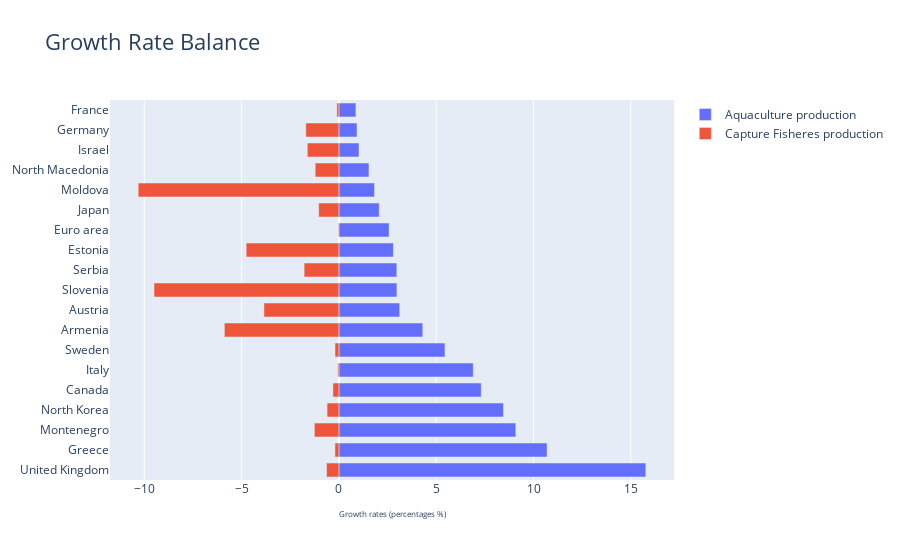

The notebook cell this image was saved under:
### Code cell
import plotly.graph_objects as gp
# Creating instance of the figure
fig = gp.Figure()

# Adding Male data to the figure
fig.add_trace(gp.Bar(y= result.index, x = result['Aquaculture production (metric tons)'],
					name = 'Aquaculture production',
					orientation = 'h'))

# Adding Female data to the figure
fig.add_trace(gp.Bar(y= result.index, x = result['Capture fisheries production (metric tons)'],
					name = 'Capture Fisheres production', orientation = 'h'))

# Updating the layout for our graph
fig.update_layout(title = 'Growth Rate Balance',
				title_font_size = 22, barmode = 'relative',
				bargap = 0.3, bargroupgap = 0,
				xaxis = dict(tickvals = [-20, -15, -10, -5, 0, 5, 10, 15, 20],	
							title = 'Growth rates (percentages %)',
							title_font_size = 8))

fig.show()

### Figure 1 — Plotly figure (JSON) as saved in the notebook; plotly's stock layout.template omitted (floating-point values rounded to 4 significant figures)
{"data": [{"name": "Aquaculture production", "orientation": "h", "type": "bar", "x": [15.77, 10.69, 9.09, 8.455, 7.312, 6.902, 5.449, 4.308, 3.124, 2.981, 2.975, 2.799, 2.576, 2.071, 1.828, 1.543, 1.033, 0.9296, 0.874], "y": ["United Kingdom", "Greece", "Montenegro", "North Korea", "Canada", "Italy", "Sweden", "Armenia", "Austria", "Slovenia", "Serbia", "Estonia", "Euro area", "Japan", "Moldova", "North Macedonia", "Israel", "Germany", "France"]}, {"name": "Capture Fisheres production", "orientation": "h", "type": "bar", "x": [-0.636, -0.2035, -1.262, -0.6086, -0.3087, -0.05656, -0.2006, -5.885, -3.851, -9.5, -1.787, -4.766, -0.03148, -1.039, -10.31, -1.22, -1.625, -1.701, -0.1066], "y": ["United Kingdom", "Greece", "Montenegro", "North Korea", "Canada", "Italy", "Sweden", "Armenia", "Austria", "Slovenia", "Serbia", "Estonia", "Euro area", "Japan", "Moldova", "North Macedonia", "Israel", "Germany", "France"]}], "layout": {"bargap": 0.3, "bargroupgap": 0, "barmode": "relative", "title": {"font": {"size": 22}, "text": "Growth Rate Balance"}, "xaxis": {"tickvals": [-20, -15, -10, -5, 0, 5, 10, 15, 20], "title": {"font": {"size": 8}, "text": "Growth rates (percentages %)"}}}}
